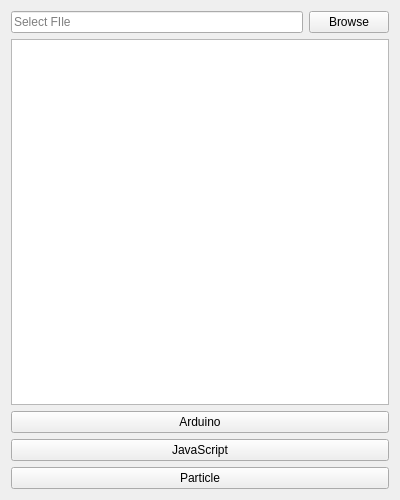
<?xml version="1.0" encoding="UTF-8"?>
<ui version="4.0">
 <class>MainWindow</class>
 <widget class="QMainWindow" name="MainWindow">
  <property name="geometry">
   <rect>
    <x>0</x>
    <y>0</y>
    <width>400</width>
    <height>500</height>
   </rect>
  </property>
  <property name="sizePolicy">
   <sizepolicy hsizetype="Preferred" vsizetype="Preferred">
    <horstretch>0</horstretch>
    <verstretch>0</verstretch>
   </sizepolicy>
  </property>
  <property name="acceptDrops">
   <bool>false</bool>
  </property>
  <property name="windowTitle">
   <string>Duo-dfu - DUO DFU Flashing Utility</string>
  </property>
  <property name="autoFillBackground">
   <bool>false</bool>
  </property>
  <widget class="QWidget" name="centralWidget">
   <property name="sizePolicy">
    <sizepolicy hsizetype="MinimumExpanding" vsizetype="MinimumExpanding">
     <horstretch>0</horstretch>
     <verstretch>0</verstretch>
    </sizepolicy>
   </property>
   <layout class="QVBoxLayout" name="verticalLayout">
    <item>
     <layout class="QGridLayout" name="gridLayout">
      <item row="0" column="0">
       <layout class="QHBoxLayout" name="horizontalLayout">
        <item>
         <widget class="QLineEdit" name="fileBrowseLineEdit">
          <property name="readOnly">
           <bool>false</bool>
          </property>
          <property name="placeholderText">
           <string>Select FIle</string>
          </property>
         </widget>
        </item>
        <item>
         <widget class="QPushButton" name="fileBrowseButton">
          <property name="text">
           <string>Browse</string>
          </property>
         </widget>
        </item>
       </layout>
      </item>
      <item row="4" column="0">
       <widget class="QTextEdit" name="dfuResultsTextEdit">
        <property name="readOnly">
         <bool>true</bool>
        </property>
       </widget>
      </item>
      <item row="5" column="0">
       <widget class="QPushButton" name="ArduinoButton">
        <property name="text">
         <string>Arduino</string>
        </property>
       </widget>
      </item>
      <item row="6" column="0">
       <widget class="QPushButton" name="JavaScriptButton">
        <property name="text">
         <string>JavaScript</string>
        </property>
       </widget>
      </item>
      <item row="7" column="0">
       <widget class="QPushButton" name="ParticleButton">
        <property name="text">
         <string>Particle</string>
        </property>
       </widget>
      </item>
     </layout>
    </item>
   </layout>
  </widget>
 </widget>
 <layoutdefault spacing="6" margin="11"/>
 <tabstops>
  <tabstop>fileBrowseButton</tabstop>
  <tabstop>JavaScriptButton</tabstop>
  <tabstop>fileBrowseLineEdit</tabstop>
 </tabstops>
 <resources/>
 <connections/>
 <buttongroups>
  <buttongroup name="buttonGroup1">
   <property name="exclusive">
    <bool>false</bool>
   </property>
  </buttongroup>
 </buttongroups>
</ui>
